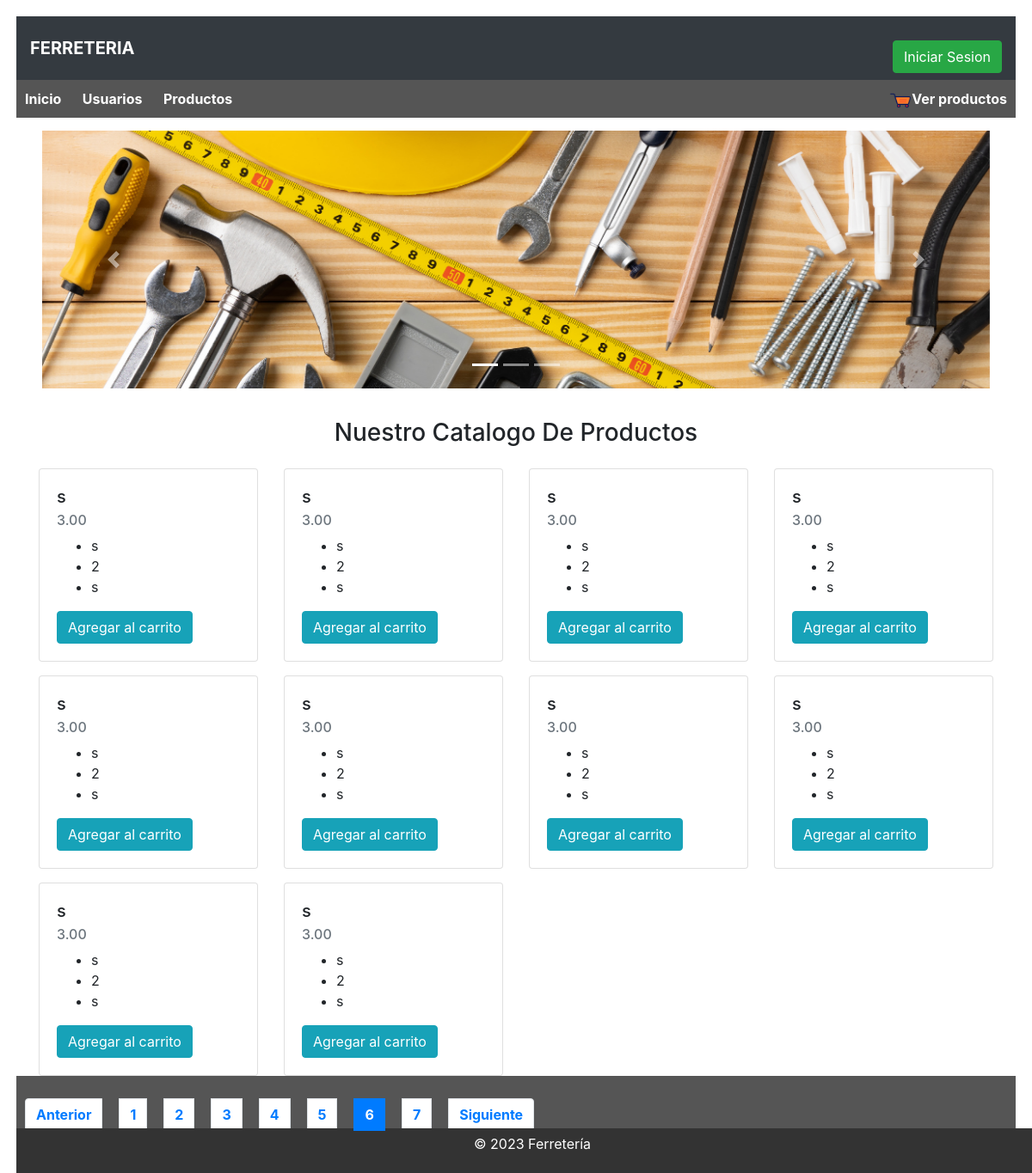
Page /index.php?page=6 on the committed database.
### tables this page shows
CREATE TABLE `productos` (
  `CodigoProducto` int(11) NOT NULL,
  `Nombre` varchar(255) DEFAULT NULL,
  `Marca` varchar(100) DEFAULT NULL,
  `TipoProducto` varchar(100) DEFAULT NULL,
  `OrigenProducto` varchar(50) DEFAULT NULL,
  `Cantidad` int(11) DEFAULT NULL,
  `ValorCosto` decimal(10,2) DEFAULT NULL,
  `ValorVenta` decimal(10,2) DEFAULT NULL,
  `FechaFabricacion` date DEFAULT NULL,
  `Proveedor` varchar(255) DEFAULT NULL,
  `GarantiaProveedor` varchar(255) DEFAULT NULL
);

### Index.php (the view, shortened to what this page needs)
<?php
$servername = "127.0.0.1";
$username = "root";
$password = "";
$database = "olgalt";
$conn = new mysqli($servername, $username, $password, $database);
    $sql = "SELECT * FROM Productos";
$result = $conn->query($sql);
if ($result === false) {
    echo json_encode(array("error" => "Error en la consulta SQL"));
} elseif ($result->num_rows > 0) {
    $productDetails = array();
    while($resp = $result->fetch_assoc())
    {
        array_push($productDetails, array(
            [
                "Nombre" => $resp["Nombre"],
                "ValorVenta" => $resp["ValorVenta"],
                "Marca" => $resp["Marca"],
                "GarantiaProveedor" => $resp["GarantiaProveedor"],
                "OrigenProducto" => $resp["OrigenProducto"],
                "CodigoProducto" => $resp["CodigoProducto"],
            ]
        ));
    }
} else {
    echo json_encode(array("error" => "Producto no encontrado"));
}
$limitePaginacion  = 10;
$cantPaginacion = ceil(count($productDetails)/$limitePaginacion );
if(isset($_GET) && !empty($_GET))
{
    if(isset($_GET['page']) && !empty($_GET['page']))
    {
        $pagina = $_GET['page'];
        $consultaHasta = $pagina * $limitePaginacion ;
        $consultaDesde = ($pagina-1) * $limitePaginacion ;
        $productosFiltrados = array();
        for($i = $consultaDesde; $i <= $consultaHasta; $i++)
        {
            array_push($productosFiltrados, $productDetails[$i] );
        }
    }else{
        header("Location:?page=1");
    }
}else{
    header("Location:?page=1");
}
?>
<!DOCTYPE html>
<html lang="es">
<head>
    <link rel="stylesheet" href="recursos/css/styles.css">
    <link rel="stylesheet" href="https://cdn.jsdelivr.net/npm/bootstrap@4.6.2/dist/css/bootstrap.min.css">
</head>
<body onload="consultarProductos(4)">
<nav class="navbar navbar-light bg-dark">
  <a class="navbar-brand text-white">FERRETERIA</a>
  <form class="form-inline">
    <a class="btn btn-success my-2 my-sm-0" href="login.php">Iniciar Sesion</a>
  </form>
</nav>
    <nav>
        <ul>
            <li><a href="index.php">Inicio</a></li>
            <li><a href="vistas/CRUDUsuarios.php">Usuarios</a></li>
            <li><a href="vistas/CRUDProductos.php">Productos</a></li>
            <li><a href="#" id="ver_carrito" data-toggle="modal" data-target="#exampleModal"><img src="recursos/img/carrito.png" alt="">Ver productos</a></li>
        </ul>
    </nav>
    <section id="main-content">
        <div class="container">
            <div class="row">
                <div class="col-xs-12 col-md-12 col-lg-12">
                    <div id="carouselExampleIndicators" class="carousel slide" data-ride="carousel">
                        <ol class="carousel-indicators">
                            <li data-target="#carouselExampleIndicators" data-slide-to="0" class="active"></li>
                            <li data-target="#carouselExampleIndicators" data-slide-to="1"></li>
                            <li data-target="#carouselExampleIndicators" data-slide-to="2"></li>
                        </ol>
                        <div class="carousel-inner" style="height: 300px;">
                            <div class="carousel-item active">
                            <img src="recursos/img/ferreteria_1.png" class="d-block w-100" alt="...">
                            </div>
                        </div>
                        <button class="carousel-control-prev" type="button" data-target="#carouselExampleIndicators" data-slide="prev">
                            <span class="carousel-control-prev-icon" aria-hidden="true"></span>
                        </button>
                        <button class="carousel-control-next" type="button" data-target="#carouselExampleIndicators" data-slide="next">
                            <span class="carousel-control-next-icon" aria-hidden="true"></span>
                        </button>
                    </div>
                </div>
            </div>
        </div>
    </section>
    <section>
        <div class="container">
        <h3 class="text-center">Nuestro Catalogo De Productos</h3>
            <div class="row">
                <?php
                $i = 0;
                 while (isset($productosFiltrados[$i]) && $i < $limitePaginacion) { ?>
                            <div class="col-xs-12 col-md-3 col-lg-3">
                                    <div class="card mt-3" >
                                        <div class="card-body">
                                            <h5 class="card-title"><?php echo $productosFiltrados[$i][0] ['Nombre'] ?></h5>
                                            <h6 class="card-subtitle mb-2 text-muted"><?php echo $productosFiltrados[$i][0] ['ValorVenta'] ?></h6>
                                            <ul >
                                                <li><?php echo $productosFiltrados[$i][0] ['Marca'] ?></li>
                                                <li><?php echo $productosFiltrados[$i][0] ['GarantiaProveedor'] ?></li>
                                                <li><?php echo $productosFiltrados[$i][0] ['OrigenProducto'] ?></li>
                                            </ul>
                                            <button class="card-link btn btn-info" onclick="agregarCarritoPromesa(<?php echo $productosFiltrados[$i][0] ['CodigoProducto'] ?>)">Agregar al carrito</button>
                                        </div>
                                </div>
                            </div>
                 <?php
                 $i++;
                 }
                 ?>
            </div>
        </div>
        <nav aria-label="Page navigation example">
            <ul class="pagination mt-3">
                <li class="page-item <?php echo ($_GET['page']-1)==0?'disabled':''?>"><a class="page-link" href="index.php?page=<?php echo ($_GET['page']-1)==0?'1':($_GET['page']-1) ?>">Anterior</a></li>
                <?php
                $maximo = 0;
                for($i = 0; $i < $cantPaginacion; $i++){ ?>
                        <li class="page-item <?php echo ($_GET['page']==($i+1)?'active':'') ?>"><a class="page-link" href="index.php?page=<?php echo ($i+1) ?>"><?php echo ($i+1) ?></a></li>
                <?php
                    $maximo++;
                    }
                ?>
                <li class="page-item  <?php echo ($_GET['page']+1)>$maximo?'disabled':''?>"><a class="page-link" href="index.php?page=<?php echo ($_GET['page']+1)>$maximo?$maximo:($_GET['page']+1) ?>">Siguiente</a></li>
            </ul>
        </nav>
    </section>
    <footer>
        <p>&copy; 2023 Ferretería</p>
    </footer>
</body>
</html>
<link href="
https://cdn.jsdelivr.net/npm/sweetalert2@11.10.0/dist/sweetalert2.min.css
" rel="stylesheet">

### recursos/css/styles.css (style rules this page uses)
body { font-family: Arial, sans-serif; margin: 0; padding: 19px; }
nav { background-color: #555; padding: 10px; }
nav ul { list-style-type: none; margin: 0; padding: 0; }
nav li { display: inline; margin-right: 20px; }
nav a { text-decoration: none; color: white; font-weight: bold; }
#main-content { padding: 15px; }
footer { background-color: #333; color: white; padding: 10px; text-align: center; position: fixed; bottom: 0; width: 100%; }
form { margin-top: 20px; }
button { background-color: #555; color: white; padding: 10px; border: none; cursor: pointer; }
section { margin-bottom: 20px; }
p { margin: 0; line-height: 1; }
#ver_carrito { float: right; }
#ver_carrito img { width: 26px; }

### rows in the picture
productos: Nombre "s", ValorVenta "3.00", Marca "s", GarantiaProveedor "2", OrigenProducto "s"
productos: Nombre "s", ValorVenta "3.00", Marca "s", GarantiaProveedor "2", OrigenProducto "s"
productos: Nombre "s", ValorVenta "3.00", Marca "s", GarantiaProveedor "2", OrigenProducto "s"
productos: Nombre "s", ValorVenta "3.00", Marca "s", GarantiaProveedor "2", OrigenProducto "s"
productos: Nombre "s", ValorVenta "3.00", Marca "s", GarantiaProveedor "2", OrigenProducto "s"
productos: Nombre "s", ValorVenta "3.00", Marca "s", GarantiaProveedor "2", OrigenProducto "s"
productos: Nombre "s", ValorVenta "3.00", Marca "s", GarantiaProveedor "2", OrigenProducto "s"
productos: Nombre "s", ValorVenta "3.00", Marca "s", GarantiaProveedor "2", OrigenProducto "s"
productos: Nombre "s", ValorVenta "3.00", Marca "s", GarantiaProveedor "2", OrigenProducto "s"
productos: Nombre "s", ValorVenta "3.00", Marca "s", GarantiaProveedor "2", OrigenProducto "s"
